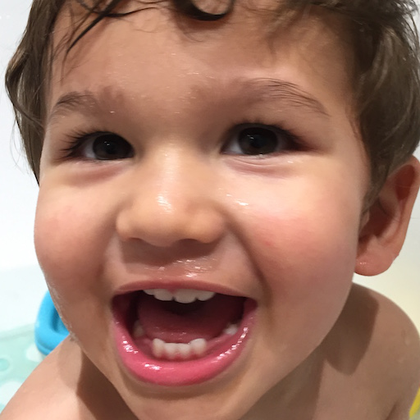
%> input picture EE330 Course Project/test_image2.png, 420 x 420 px, shrunk from 512 x 512 before the run
$ octave --eval "result = Encryption(rgb2gray(imread('test_image2.png')));"   (GNU Octave 9; MATLAB toolbox functions it lacks are replaced by stand-ins)
%> lines starting %> are read from the running program, lines starting %| are printed output that depends on the picture
function x2 = Encryption(x)
%Key used for encrypting; first 4 numbers are used for Affine Transform;
%last 4 numbers are used for XOR operation
K = [54,19,16,11,240,170,15,85];
r = size(x,1);
%> r = 420
c = size(x,2);
%> c = 420
x2 = zeros(r,c);
x3 = zeros(r,c);
% Affine Transform row-wise
for i = 1:r
   x3(mod(K(1,1)+K(1,2)*(i-1),r)+1,1:end) = x(i,1:end);
end
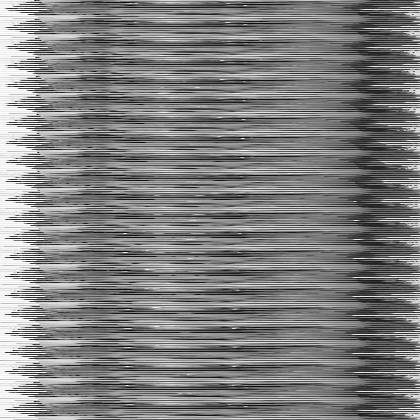
%> x3: size 420x420 double; min 3, max 255, mean 127.4
% Affine Transform column-wise
for j = 1:c
    x2(1:end,1+mod(K(1,3)+K(1,4)*(j-1),c)) = x3(1:end,j);
end
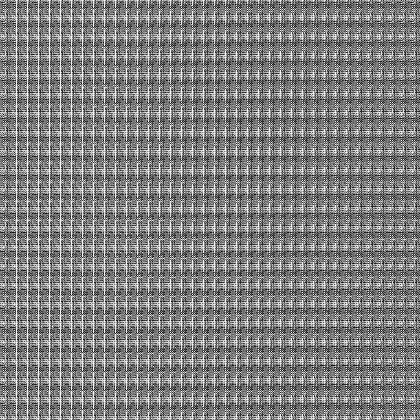
%> x2: size 420x420 double; min 3, max 255, mean 127.4; mean of the top-left, top-right, bottom-left and bottom-right quarters 129.4, 125, 129.9, 125.2

% XOR operation for each 2x2 blocks of 128x128 compressed image
for i = 1:2:r
    for j = 1:2:c
        x2(i,j) = bitxor(x2(i,j),K(1,5));
        x2(i+1,j) = bitxor(x2(i+1,j),K(1,6));
        x2(i,j+1) = bitxor(x2(i,j+1),K(1,7));
        x2(i+1,j+1) = bitxor(x2(i+1,j+1),K(1,8));
    end
end
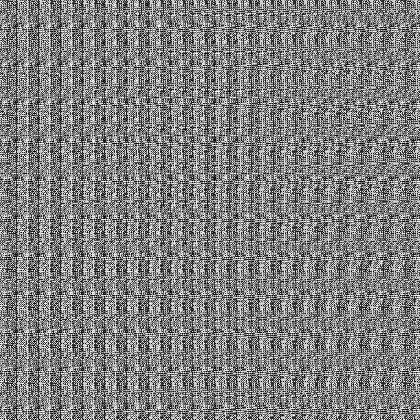
%> x2: size 420x420 double; min 0, max 255, mean 127.4
%display
pic= mat2gray(x2,[0,255]);
figure(3);
imshow(pic);
end
